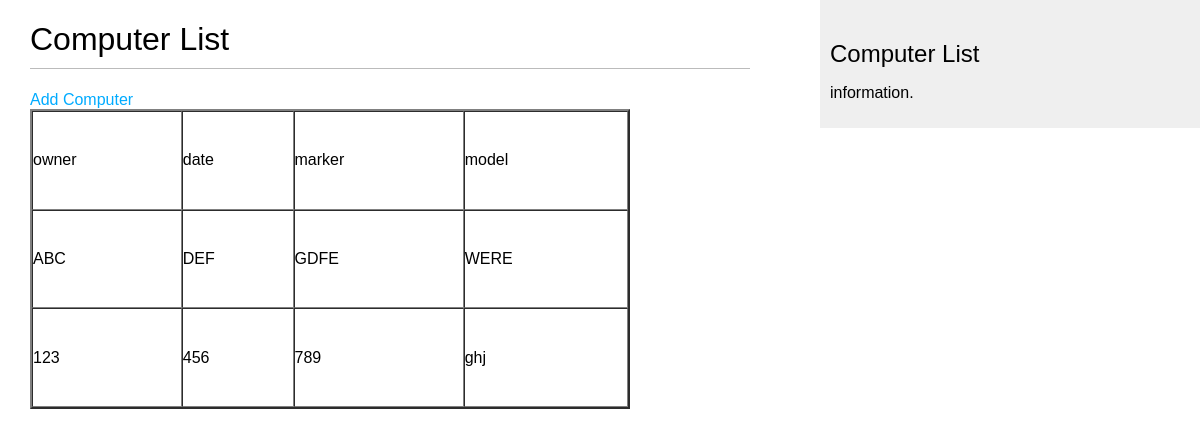
Page /computer/list on the earlier database version.
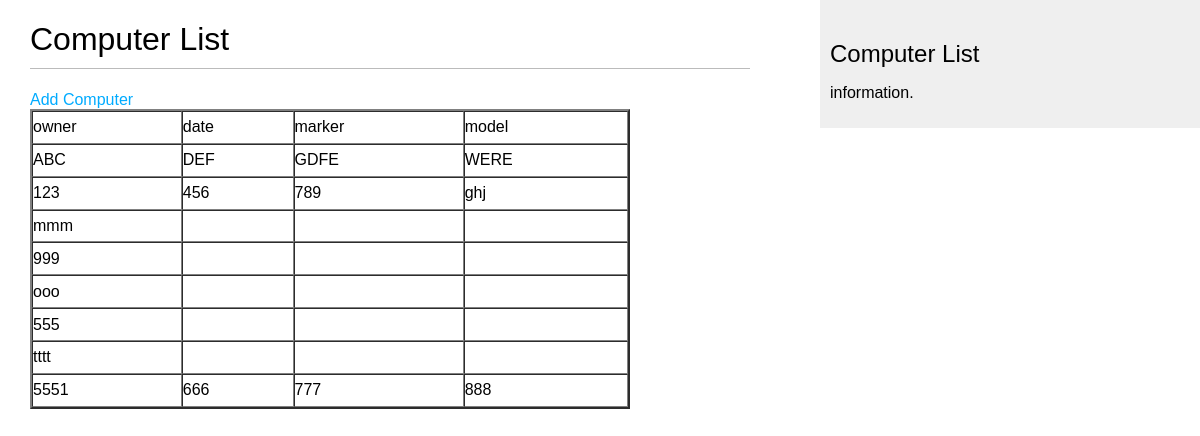
Same page on the later database version.
### computer/models.py (models this page shows, shortened)
class Computer(models.Model):
    owner = models.CharField(max_length = 20)
    date_made = models.CharField(max_length = 20)
    company_name = models.CharField(max_length = 20)
    computer_model = models.CharField(max_length = 20)
    date_added = models.DateTimeField(auto_now_add= True)
    IP_ADDRESS = models.CharField(max_length = 20,default="0.0.0.0")

### computer/views.py (the view)
def list_computer(request):
    list = Computer.objects.order_by('date_added')
    return render(request, 'computer/list.html',{'list':list})

### computer/templates/computer/list.html (shortened to what this page needs)
{% extends "base.html" %}
{% block content %}
<h1> Computer List</h1>
<a href = "{% url 'computer:add_computer' %}"> Add Computer</a>
    <table width="600" height="300" border="2" cellpadding="0" cellspacing="0" class="tb">
     <tr>
       <td>owner </td>
       <td>date </td>
       <td>marker</td>
       <td>model</td>
     </tr>
     {% for computer in list %}
      <tr>
       <td>{{ computer.owner }}</td>
       <td> {{ computer.date_made }}</td>
       <td>{{ computer.company_name }}</td>
       <td>{{ computer.computer_model }} </td>
     </tr>
{% endfor %}
</table>
{% endblock %}

Differences in the rows shown:
added Computer: owner "mmm"
added Computer: owner "999"
added Computer: owner "ooo"
added Computer: owner "555"
added Computer: owner "tttt"
added Computer: owner "5551", date_made "666", company_name "777", computer_model "888"
